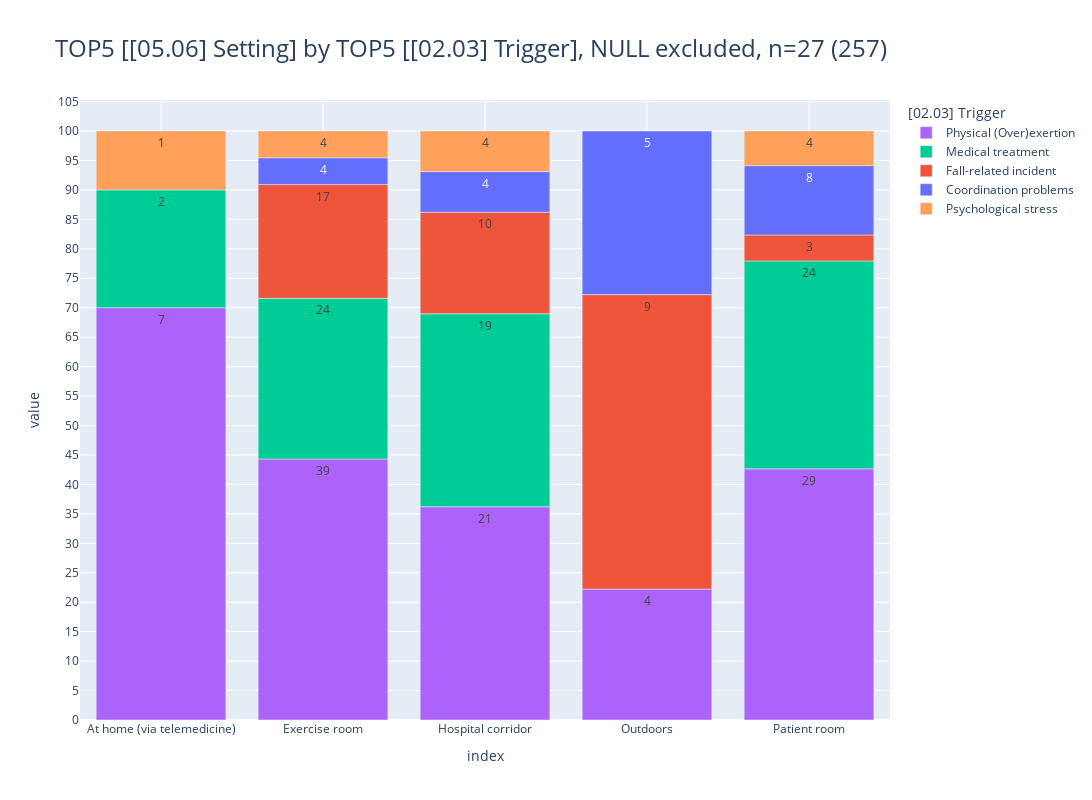

This figure's notebook cell:
### Markdown cell above
### <a id='toc1_4_2_'></a>[slide 2](#toc0_)

### Code cell
slide2=df_slides.find_cols([
    "[02.03]",
    "[05.06]",
    ])
create_multi_chart(df_slides[slide2])

### Figure 1 — Plotly figure (JSON) as saved in the notebook; plotly's stock layout.template omitted (floating-point values rounded to 4 significant figures)
{"data": [{"hovertemplate": "col=Physical (Over)exertion<br>index=%{x}<br>value=%{y}<br>cnt_str=%{text}<extra></extra>", "legendgroup": "Physical (Over)exertion", "marker": {"color": "#AB63FA", "pattern": {"shape": ""}}, "name": "Physical (Over)exertion", "orientation": "v", "showlegend": true, "text": ["7", "39", "21", "4", "29"], "textposition": "auto", "type": "bar", "x": ["At home (via telemedicine)", "Exercise room", "Hospital corridor", "Outdoors", "Patient room"], "xaxis": "x", "y": [7, 39, 21, 4, 29], "yaxis": "y"}, {"hovertemplate": "col=Medical treatment<br>index=%{x}<br>value=%{y}<br>cnt_str=%{text}<extra></extra>", "legendgroup": "Medical treatment", "marker": {"color": "#00CC96", "pattern": {"shape": ""}}, "name": "Medical treatment", "orientation": "v", "showlegend": true, "text": ["2", "24", "19", "24"], "textposition": "auto", "type": "bar", "x": ["At home (via telemedicine)", "Exercise room", "Hospital corridor", "Patient room"], "xaxis": "x", "y": [2, 24, 19, 24], "yaxis": "y"}, {"hovertemplate": "col=Fall-related incident<br>index=%{x}<br>value=%{y}<br>cnt_str=%{text}<extra></extra>", "legendgroup": "Fall-related incident", "marker": {"color": "#EF553B", "pattern": {"shape": ""}}, "name": "Fall-related incident", "orientation": "v", "showlegend": true, "text": ["17", "10", "9", "3"], "textposition": "auto", "type": "bar", "x": ["Exercise room", "Hospital corridor", "Outdoors", "Patient room"], "xaxis": "x", "y": [17, 10, 9, 3], "yaxis": "y"}, {"hovertemplate": "col=Coordination problems<br>index=%{x}<br>value=%{y}<br>cnt_str=%{text}<extra></extra>", "legendgroup": "Coordination problems", "marker": {"color": "#636EFA", "pattern": {"shape": ""}}, "name": "Coordination problems", "orientation": "v", "showlegend": true, "text": ["4", "4", "5", "8"], "textposition": "auto", "type": "bar", "x": ["Exercise room", "Hospital corridor", "Outdoors", "Patient room"], "xaxis": "x", "y": [4, 4, 5, 8], "yaxis": "y"}, {"hovertemplate": "col=Psychological stress<br>index=%{x}<br>value=%{y}<br>cnt_str=%{text}<extra></extra>", "legendgroup": "Psychological stress", "marker": {"color": "#FFA15A", "pattern": {"shape": ""}}, "name": "Psychological stress", "orientation": "v", "showlegend": true, "text": ["1", "4", "4", "4"], "textposition": "auto", "type": "bar", "x": ["At home (via telemedicine)", "Exercise room", "Hospital corridor", "Patient room"], "xaxis": "x", "y": [1, 4, 4, 4], "yaxis": "y"}], "layout": {"barmode": "relative", "barnorm": "percent", "height": 800, "legend": {"title": {"text": "[02.03] Trigger"}, "tracegroupgap": 0, "traceorder": "normal"}, "title": {"font": {"size": 24}, "text": "TOP5 [[05.06] Setting] by TOP5 [[02.03] Trigger], NULL excluded, n=27 (257)", "xanchor": "left", "y": 0.95, "yanchor": "top"}, "width": 1600, "xaxis": {"anchor": "y", "categoryarray": ["At home (via telemedicine)", "Exercise room", "Hospital corridor", "Outdoors", "Patient room"], "categoryorder": "array", "domain": [0, 1], "gridwidth": 1, "showgrid": true, "title": {"text": "index"}}, "yaxis": {"anchor": "x", "domain": [0, 1], "dtick": 5, "gridwidth": 1, "showgrid": true, "title": {"text": "value"}}}}
